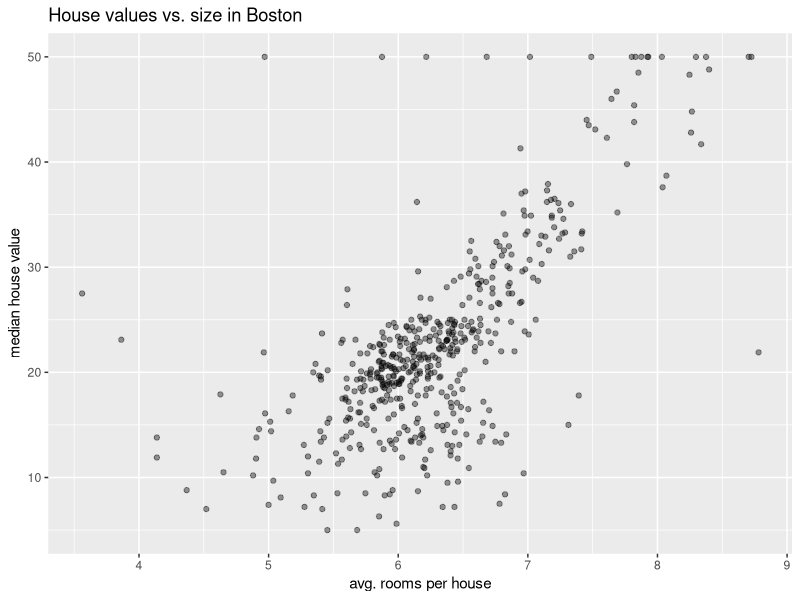
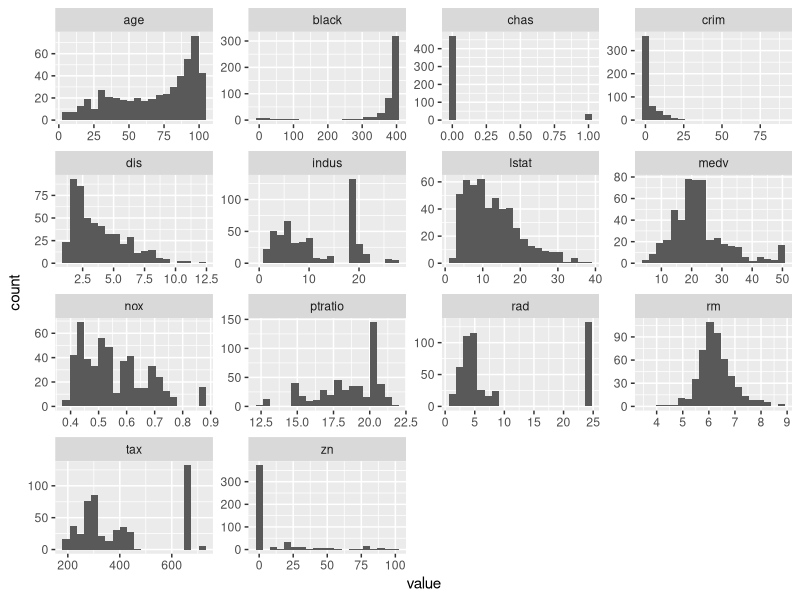
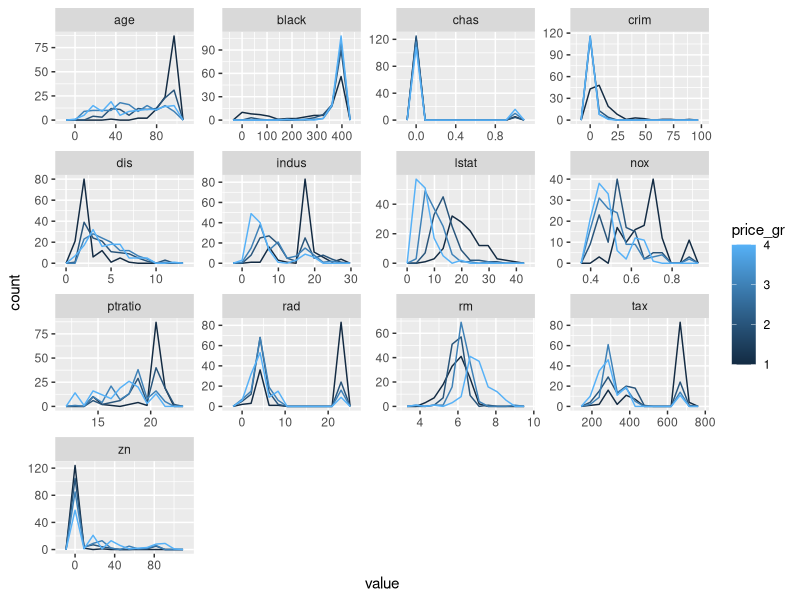
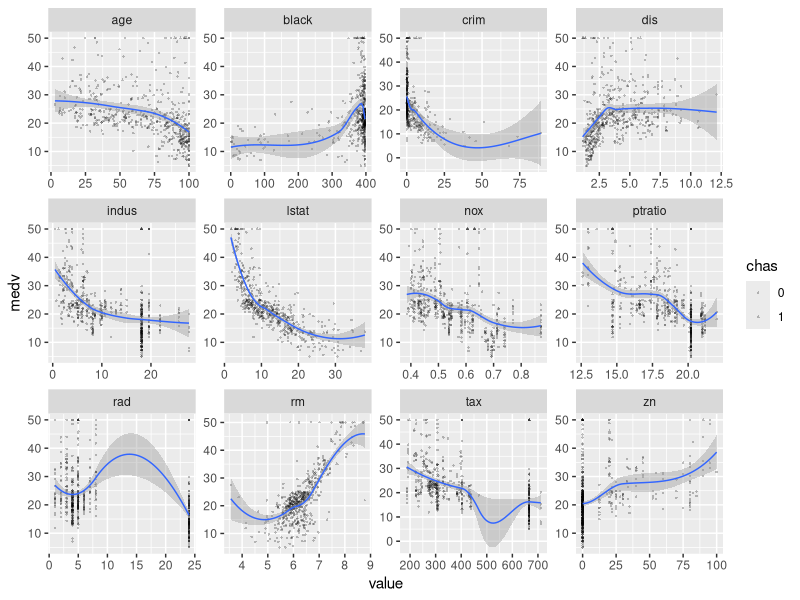

The R source for these figures, in order: (Note: this script raises an error after producing the figures.)
## ---- chunk 1
library(tidyverse)
## ---- chunk 2
# Convert to a tibble so it prints nicely
library(MASS)
select <- dplyr::select
boston <- as_tibble(MASS::Boston)
boston
## ---- chunk 3
?MASS::Boston
## ---- chunk 4
ggplot(data = boston) + 
  geom_point(mapping = aes(x = rm, y = medv), alpha=0.4) +
  labs(x = "avg. rooms per house",
       y = "median house value",
       title = "House values vs. size in Boston")
## ---- chunk 5
boston %>%
  keep(is.numeric) %>%  # strips all non-numeric columns (unnecessary here)
  gather()  # puts all variable values in a single column 'value'
## ---- chunk 6
boston %>% 
  gather() %>%
  ggplot() +
    facet_wrap(~ key, scales = "free") +
    geom_histogram(mapping = aes(value), bins=20)
## ---- chunk 7
boston %>%
  filter(crim > 30)
## ---- chunk 8
boston %>% 
  gather('key', 'value', -medv) %>%
  mutate(price_gr = ntile(medv, 4)) %>%
  ggplot(aes(value, group = price_gr)) +
    facet_wrap(~ key, ncol = 4, scales = "free") +
    geom_freqpoly(aes(color = price_gr), bins = 12)
# Click on the expand icon at the top right to make bigger.
## ---- chunk 9
boston <- boston %>%
  mutate(chas = factor(chas))
## ---- chunk 10
boston %>%
  gather('key', 'value', -c(medv, chas)) %>% 
  ggplot(aes(x = value, y = medv)) +
    facet_wrap( ~ key, scales = "free") +
    geom_point(aes(shape = chas), size = 0.5, alpha = 0.25) +
    geom_smooth(lwd = 0.5, se = TRUE) +
  ggsave('plots/medv-scatter.pdf')
# Click on the expand icon at the top right to make bigger.
## ---- chunk 11
boston %>%
  gather('key', 'value', -c(medv, chas)) %>% 
  ggplot(aes(x = value, y = medv)) +
    facet_wrap( ~ key, scales = "free") +
    geom_jitter(aes(shape = chas), size = 0.5, alpha = 0.25) + 
    geom_smooth(lwd = 0.5, se = TRUE)
## ---- chunk 12
var_sd <- boston %>%
  gather('key', 'value', -c(medv, chas)) %>% 
  group_by(key) %>% 
  summarize(var_sd = sd(value))
boston %>%
  gather('key', 'value', -one_of(c("medv", "chas"))) %>% 
  left_join(y = var_sd, by = "key") %>% 
  mutate(jit_val = value + var_sd * runif(nrow(boston), -0.1, 0.1)) %>% 
  ggplot(aes(x = jit_val, y = medv)) +
    facet_wrap( ~ key, scales = "free") +
    geom_jitter(aes(shape = chas), size = 0.5, alpha = 0.25) +
    geom_smooth(lwd = 0.5, se = TRUE) +
  ggsave('plots/medv-jitter.pdf')
## ---- chunk 13
boston %>% 
  keep(is.numeric) %>% 
  cor() %>% 
  as_tibble() %>% 
  mutate(name = colnames(boston[sapply(boston, is.numeric)])) %>% 
  gather( , , -one_of("name")) %>% 
  ggplot(aes(name, key, fill = value)) +
    geom_tile() +
    scale_fill_gradient2(low = "blue", mid = "white", high = "red",
                         breaks = seq(-1, 1, , by = 0.2)) +
    theme(legend.key.height = unit(45, "pt"))
## ---- chunk 14
library(corrplot)
boston %>% 
  keep(is.numeric) %>% 
  cor() %>%
  abs() %>% 
  corrplot(cl.lim = c(0, 1))
## ---- chunk 15
boston %>%
  ggplot(aes(rad, medv)) +
  geom_jitter(aes(color = chas), 
              height = 2, width = NULL, 
              size = 1, alpha = 0.4) +
  geom_smooth(aes(color = chas), lwd = 1)
## ---- chunk 16
boston %>%
  count(rad)
## ---- chunk 17
boston %>%
  gather( , , -rad) %>% 
  group_by(key, rad) %>%
  mutate(value = as.numeric(value)) %>%  # necessary due to factor variable chas
  summarize(z = round(mean(value), 1)) %>% 
  spread(rad, z)
## ---- chunk 18
boston %>%
  keep(is.numeric) %>% 
  gather( , , -rad) %>% 
  group_by(key, rad) %>%
  ggplot(aes(x = rad, y = value, group = rad)) + 
    geom_boxplot(outlier.size = 0.5, varwidth = T) +
    facet_wrap(~ key, ncol = 3, scales = "free") +
  ggsave('plots/rad-boxplot.pdf')
## ---- chunk 19
boston %>%
  keep(is.numeric) %>% 
  gather( , , -lstat) %>% 
  mutate(lstat_gr = ntile(lstat, 10)) %>% 
  group_by(key, lstat_gr) %>%
  ggplot(aes(x = lstat_gr, y = value, group = lstat_gr)) + 
    geom_violin() +
    facet_wrap(~ key, ncol = 3, scales = "free") +
  ggsave('plots/lstat-violin.pdf')
## ---- chunk 20
boston %>%
  ggplot(aes(tax, nox)) +
    geom_jitter(aes(color = medv, shape = chas), 
                height = 0.02, width = 10) +
    scale_color_gradient2(midpoint = 20, 
                          low = "blue", mid = "gray75", high = "red") +
    geom_hline(yintercept = 0.6, color = "yellow") +
    geom_abline(slope = 0.001, intercept = 0.1, color = "blue", lty = "93133313")
  ggsave('plots/tax-nox.pdf')
## ---- chunk 21
ggplot(data = boston) + 
  geom_point(mapping = aes(x = rm, y = medv, color = crim), alpha=0.75) +
  geom_smooth(mapping = aes(x = rm, y = medv)) +
  coord_cartesian(xlim = c(4.5, 7.5)) +
  scale_y_log10() +
  scale_color_gradient(low = "yellow", high = "blue") +
  labs(x = "average rooms / house", y = "median house price ($K)",
       title = "Boston median house prices vs. average house size")
## ---- chunk 22
boston %>% 
  mutate(crim = cume_dist(crim)) %>% 
  ggplot() +
    geom_point(mapping = aes(x = rm, y = medv, color = crim), alpha=0.75) +
    geom_smooth(mapping = aes(x = rm, y = medv)) +
    coord_cartesian(xlim = c(4.5, 7.5)) +
    scale_y_log10() +
    scale_color_gradient(low = "yellow", high = "blue") +
    labs(x = "average rooms / house", y = "median house price ($K)",
       title = "Boston median house prices, house size, and crime")
## ---- chunk 23
boston %>% 
  mutate(rad = ifelse(rad == 24, NA, rad)) %>% 
  ggplot() +
    geom_point(mapping = aes(x = rm, y = medv, color = rad), alpha=0.75) +
    geom_smooth(mapping = aes(x = rm, y = medv)) +
    coord_cartesian(xlim = c(4.5, 7.5)) +
    scale_y_log10() +
    scale_color_gradient(low = "yellow", high = "red", na.value = "black") +
    labs(x = "average rooms / house", y = "median house price ($K)",
         title = "Boston median house prices and access to radial highways")
## ---- chunk 24
boston %>% 
  filter(!rad == 24) %>% 
  mutate(crim = cume_dist(crim)) %>% 
  ggplot() +
    geom_point(mapping = aes(x = rm, y = medv, color = crim), size = 1) +
    geom_smooth(mapping = aes(x = rm, y = medv), lwd = 0.5) +
    scale_y_log10() +
    scale_color_gradient(low = "yellow", high = "blue") +
    labs(x = "average rooms / house", y = "median house price ($K)",
       title = "Boston median house prices, house size, and crime")
## ---- chunk 25
boston %>%
  mutate(rad = ifelse(rad == 24, NA, rad)) %>% 
  filter(!is.na(rad)) %>% 
  ggplot(aes(nox, dis, color = medv)) +
    geom_jitter() +
    facet_grid(chas ~ ntile(rad, 3)) +
    geom_smooth()
## ---- chunk 26
require(gridExtra)
p1 <- ggplot(boston) +
  geom_point(aes(nox, medv, shape = chas, alpha = cume_dist(lstat)), 
             color = 'red', size = 2) +
  labs(title = 'using aes(alpha, shape)')
p2 <- boston %>%
  mutate(lstat_gr = ntile(lstat, 3)) %>% 
  ggplot(aes(tax, medv, color = lstat_gr, size = nox)) + 
  geom_point(shape = 16, alpha = 0.75) +
  geom_smooth(aes(group = lstat_gr), lwd = 0.8) +
  labs(title = 'using aes(group, size)')
p1
p2
ggsave('plots/two-plot.pdf', arrangeGrob(p1, p2))
